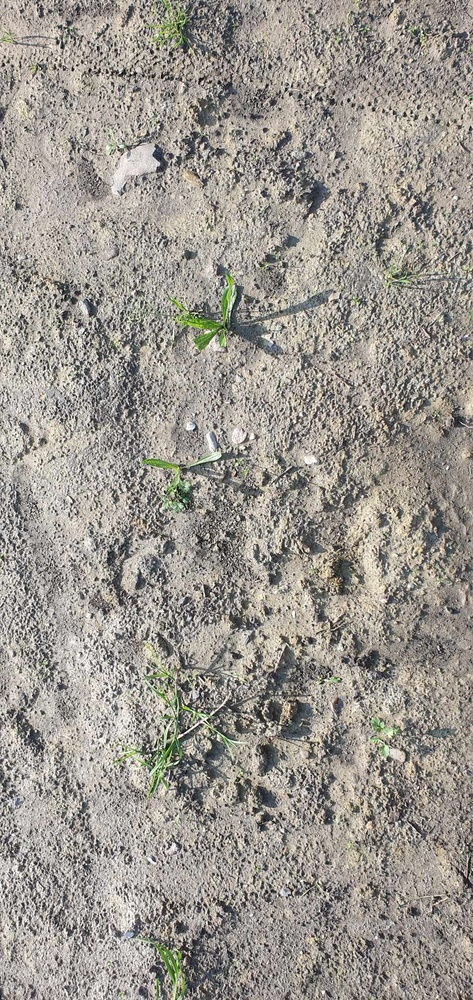
#> input picture Lecture4/Grass2.jpg, 473 x 1000 px, shrunk from 954 x 2016 before the run, found by its file name
$ python Tester.py
#> lines starting #> are read from the running program, lines starting #| are printed output that depends on the picture; after the words box and inside, x2 and y2 are one past the last pixel; in counts of white or black regions, pixels touching at a corner belong together
import cv2
import numpy as np

image = cv2.imread("Grass2.jpg")
#> image is the input picture: shape (1000, 473, 3); mean B, G, R 142.8, 150, 155


# [41 lines left out: functions hsv_saturation, excessive_green, excessive_green_hsv, not called in this run]
    # cv2.imshow('exg1', output_full)
    # cv2.imshow('exg2', output_half)


def hsv_colour_trim(image):
    hsv = cv2.cvtColor(image, cv2.COLOR_BGR2HSV)
#> hsv: shape (1000, 473, 3); mean H, S, V 27.4, 23.5, 155.7

    # mask = cv2.inRange(hsv, (36, 25, 25), (86, 255, 255)) # Original values
    mask = cv2.inRange(hsv, (40, 25, 25), (80, 255, 255))  # For testing purposes
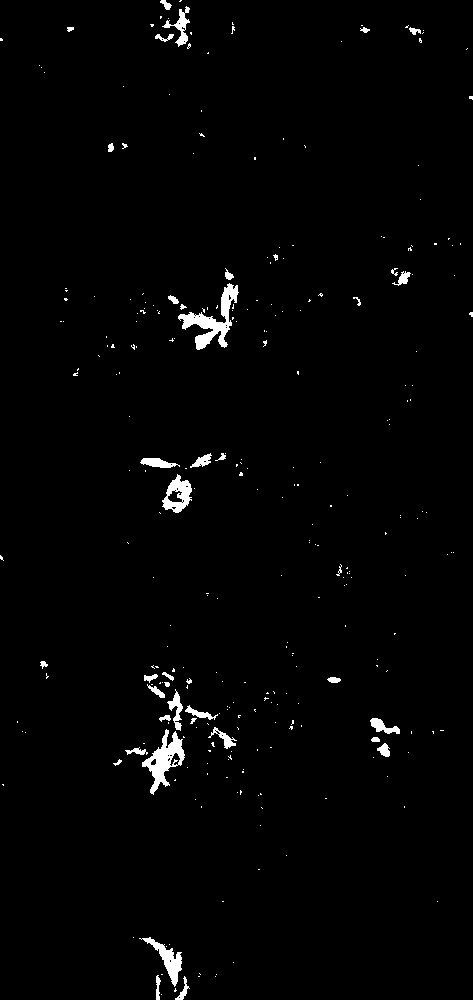
#> mask: shape (1000, 473); 1.6% white; 292 white regions (251 under 20 px), largest, box (x1, y1, x2, y2) and area: (178, 283, 239, 350) 1280, (142, 729, 185, 795) 1072, (162, 474, 192, 513) 611
    # mask = cv2.inRange(hsv, (36, 25, 25), (156, 255, 255))

    ## Slice the green
    imask = mask > 0
    green = np.zeros_like(image, np.uint8)
    green[imask] = image[imask]
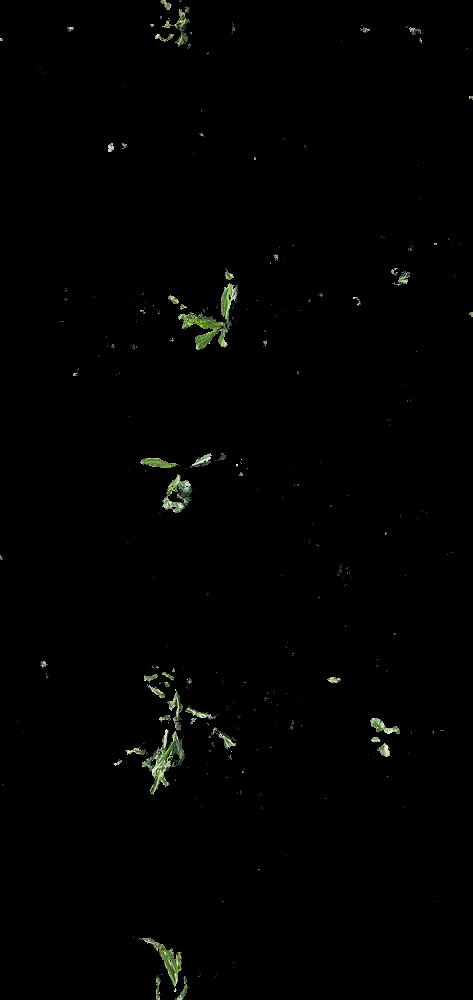
#> green: shape (1000, 473, 3); mean B, G, R 1.5, 2.1, 1.8

    ## Save
    # cv2.imshow('Green split', green)

    gray = cv2.cvtColor(green, cv2.COLOR_BGR2GRAY)

    ret, thresh = cv2.threshold(gray, 70, 255, 0)
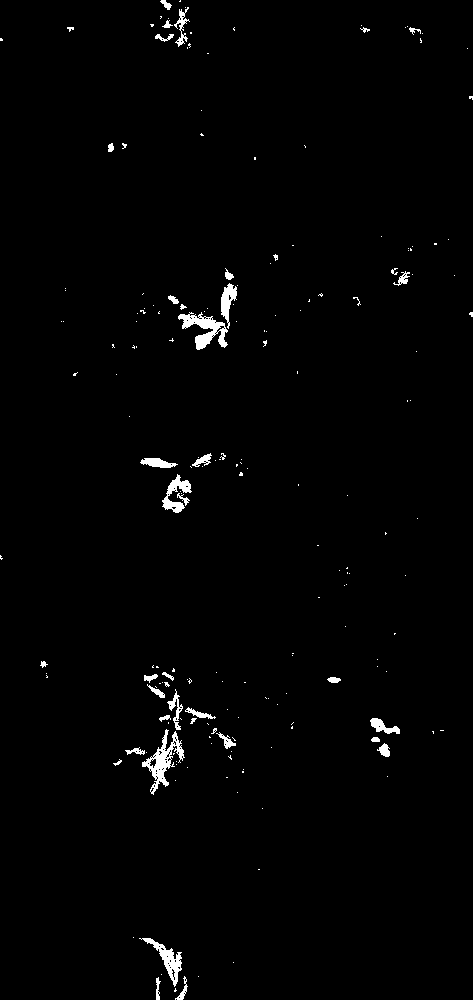
#> thresh: shape (1000, 473); 1.3% white; 195 white regions (156 under 20 px), largest, box (x1, y1, x2, y2) and area: (142, 729, 185, 795) 854, (178, 312, 228, 350) 797, (139, 938, 182, 987) 553
    # cv2.imshow('gray', gray)
    # cv2.imshow('green', green)

    image_split_test(thresh)


def image_split_test(image):
    height, width = image.shape
#> height = 1000; width = 473
    cut_height = height // 8
#> cut_height = 125
    quarter_width = width // 4
#> quarter_width = 118

    section_1 = image[:cut_height, :quarter_width]
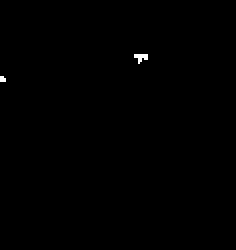
#> section_1: shape (125, 118) (shown 2 times larger); 0.2% white in thin lines or dots, all inside (x1, y1, x2, y2) = (0, 27, 74, 41)
    section_2 = image[:cut_height, quarter_width:quarter_width * 2]
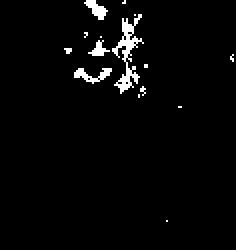
#> section_2: shape (125, 118) (shown 2 times larger); 2.8% white; 15 white regions (11 under 20 px), largest, box (x1, y1, x2, y2) and area: (56, 7, 72, 47) 205, (37, 34, 56, 42) 67, (42, 0, 54, 10) 59, (44, 20, 55, 28) 40
    section_3 = image[:cut_height, quarter_width * 2:quarter_width * 3]
#> section_3: shape (125, 118); every value is 0
    section_4 = image[:cut_height, quarter_width * 3:quarter_width * 4]
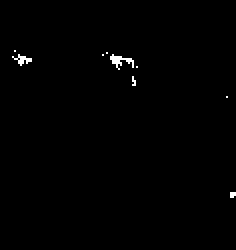
#> section_4: shape (125, 118) (shown 2 times larger); 0.57% white in thin lines or dots, all inside (x1, y1, x2, y2) = (6, 25, 118, 99)

    cv2.imshow('Sec1', section_1)
    cv2.imshow('Sec2', section_2)
    cv2.imshow('Sec3', section_3)
    cv2.imshow('Sec4', section_4)

    check_green_amount(section_1, section_2, section_3, section_4)


def check_green_amount(s1, s2, s3, s4):
    print("Section 1: " + str(cv2.countNonZero(s1)))
#| Section 1: 29
    if cv2.countNonZero(s1) > 1000:
        print("Big plant in section 1")
    print("Section 2: " + str(cv2.countNonZero(s2)))
#| Section 2: 411
    if cv2.countNonZero(s2) > 1000:
        print("Big plant in section 2")
    print("Section 3: " + str(cv2.countNonZero(s3)))
#| Section 3: 0
    if cv2.countNonZero(s3) > 1000:
        print("Big plant in section 3")
    print("Section 4: " + str(cv2.countNonZero(s4)))
#| Section 4: 84
    if cv2.countNonZero(s4) > 1000:
        print("Big plant in section 4")


# [9 lines left out: function start_recording, not called in this run]


# hsv_saturation(image)
# excessive_green(image)
# excessive_green_hsv(image)
hsv_colour_trim(image)
# image_split_test(image)
cv2.waitKey()
